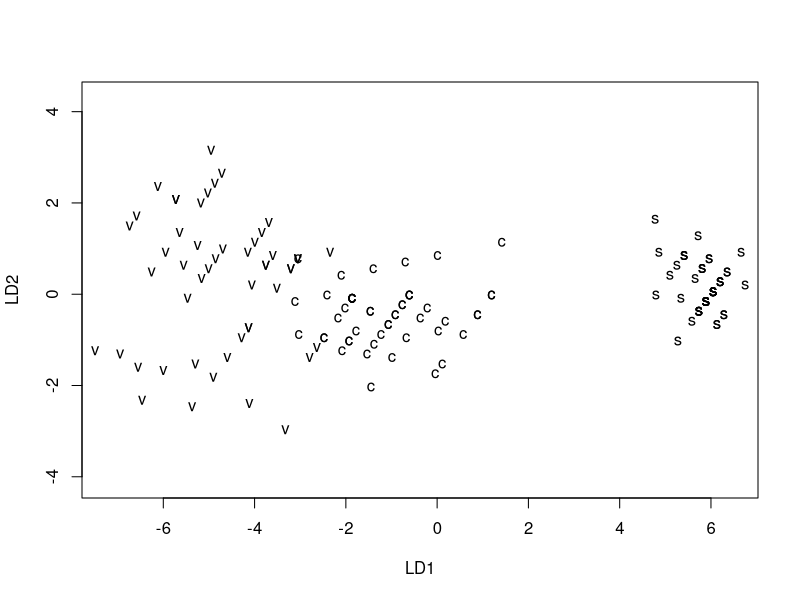

The R script that drew this image: (Note: this script raises an error after producing the figure.)
## ---- chunk 1
library(nnet)
library(MASS)
## ---- chunk 2
options(OutDec = ",")
names(iris) <- c("ddk", "sdk", "dp", "sp", "klasa")
iris$klasa <- factor(rep(c("s","c","v"), rep(50,3)))
attach(iris)
print(iris)
## ---- chunk 3
#budowa modelu
lda.iris <- lda(klasa~sp+dp, data=iris)
print(lda.iris)
plot(lda.iris, cex=1.0)
detach(iris)
## ---- chunk 4
irys <- matrix(nrow=150, ncol=2)
irys[,1] <- iris$sp
irys[,2] <- iris$dp
kl <- iris$klasa
min.sp <- min(sp)
max.sp <- max(sp)
min.dp <- min(dp)
max.dp <- max(dp)
x <- seq(min.sp,max.sp, length=100)
y <- seq(min.dp, max.dp, length=100)

## ---- chunk 5
irysT <- expand.grid(sp=x, dp=y)
n <- length(x)
#budowa modelu
y.pred <- predict(lda.iris, as.data.frame(irys))
blad <- 1-sum(y.pred$class==kl)/length(kl)
print("Błąd klasyfikacyjny dla modelu LDA")
print(blad)
## ---- chunk 6
y.pred <- predict(lda.iris,irysT)
plot(sp,dp,type = "n", ylab = "Długość płatka",
     xlab = "szerokość płatka",
     xlim=c(min.sp,max.sp),
     ylim=c(min.dp,max.dp))
text(sp,dp,as.character(kl))
z<- y.pred$posterior[,1]-pmax(y.pred$posterior[,3],
                              y.pred$posterior[,2])
contour(x,y,matrix(z,n), add=TRUE, levels=0.5, labcex=0, drawlabels = FALSE)
detach(iris)

## ---- chunk 7

